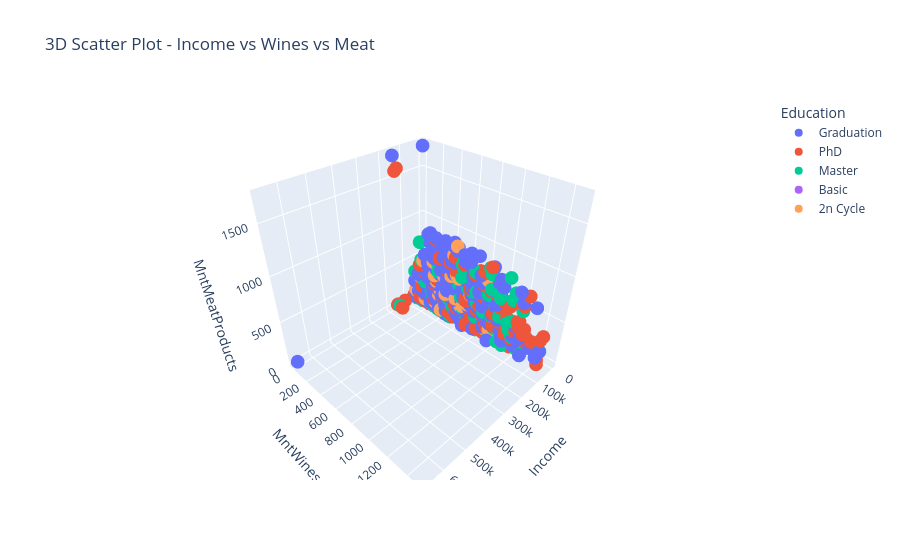

Notebook source saved alongside this figure:
### Code cell
fig = px.scatter_3d(
    df,
    x="Income",
    y="MntWines",
    z="MntMeatProducts",
    color="Education",
    title="3D Scatter Plot - Income vs Wines vs Meat"
)

fig.show()

### Figure 1 — Plotly figure (JSON) as saved in the notebook; plotly's stock layout.template omitted (floating-point values rounded to 4 significant figures; data arrays with more than 128 entries replaced by an {"elided": "..."} marker saying what was removed)
{"data": [{"hovertemplate": "Education=Graduation<br>Income=%{x}<br>MntWines=%{y}<br>MntMeatProducts=%{z}<extra></extra>", "legendgroup": "Graduation", "marker": {"color": "#636efa", "symbol": "circle"}, "mode": "markers", "name": "Graduation", "scene": "scene", "showlegend": true, "type": "scatter3d", "x": {"elided": "1127 float values"}, "y": {"elided": "1127 int values"}, "z": {"elided": "1127 int values"}}, {"hovertemplate": "Education=PhD<br>Income=%{x}<br>MntWines=%{y}<br>MntMeatProducts=%{z}<extra></extra>", "legendgroup": "PhD", "marker": {"color": "#EF553B", "symbol": "circle"}, "mode": "markers", "name": "PhD", "scene": "scene", "showlegend": true, "type": "scatter3d", "x": {"elided": "486 float values"}, "y": {"elided": "486 int values"}, "z": {"elided": "486 int values"}}, {"hovertemplate": "Education=Master<br>Income=%{x}<br>MntWines=%{y}<br>MntMeatProducts=%{z}<extra></extra>", "legendgroup": "Master", "marker": {"color": "#00cc96", "symbol": "circle"}, "mode": "markers", "name": "Master", "scene": "scene", "showlegend": true, "type": "scatter3d", "x": {"elided": "370 float values"}, "y": {"elided": "370 int values"}, "z": {"elided": "370 int values"}}, {"hovertemplate": "Education=Basic<br>Income=%{x}<br>MntWines=%{y}<br>MntMeatProducts=%{z}<extra></extra>", "legendgroup": "Basic", "marker": {"color": "#ab63fa", "symbol": "circle"}, "mode": "markers", "name": "Basic", "scene": "scene", "showlegend": true, "type": "scatter3d", "x": [7500.0, 24590.0, 9548.0, 28250.0, 24880.0, 24480.0, 27190.0, 24280.0, 30800.0, 18980.0, 25960.0, 21060.0, 13080.0, 17490.0, 20420.0, 26870.0, 25440.0, 14910.0, 15040.0, 22630.0, 16580.0, 14420.0, 23720.0, 15060.0, 8940.0, 25710.0, 7500.0, 27000.0, 18390.0, 24370.0, 17260.0, 22630.0, 13720.0, 24590.0, 15860.0, 9722.0, 18750.0, 23530.0, 28390.0, 16010.0, 28250.0, 20190.0, 24880.0, 34440.0, 22120.0, 22390.0, 14190.0, 20420.0, 16000.0, 15250.0, 26490.0, 25220.0, 16180.0, 14920.0], "y": [6, 1, 0, 1, 1, 4, 1, 16, 8, 2, 2, 1, 2, 0, 4, 0, 1, 7, 4, 2, 1, 0, 5, 6, 1, 1, 10, 7, 7, 2, 6, 2, 2, 1, 1, 6, 2, 9, 1, 3, 1, 0, 1, 228, 3, 0, 2, 4, 1, 1, 2, 4, 5, 3], "z": [11, 6, 3, 7, 10, 9, 7, 21, 5, 1, 11, 11, 7, 1, 5, 1, 3, 14, 11, 11, 4, 2, 15, 3, 3, 2, 18, 78, 13, 2, 14, 11, 5, 6, 4, 16, 11, 13, 3, 4, 7, 7, 10, 122, 24, 4, 11, 5, 2, 3, 10, 12, 16, 3]}, {"hovertemplate": "Education=2n Cycle<br>Income=%{x}<br>MntWines=%{y}<br>MntMeatProducts=%{z}<extra></extra>", "legendgroup": "2n Cycle", "marker": {"color": "#FFA15A", "symbol": "circle"}, "mode": "markers", "name": "2n Cycle", "scene": "scene", "showlegend": true, "type": "scatter3d", "x": {"elided": "203 float values"}, "y": {"elided": "203 int values"}, "z": {"elided": "203 int values"}}], "layout": {"legend": {"title": {"text": "Education"}, "tracegroupgap": 0}, "scene": {"domain": {"x": [0, 1], "y": [0, 1]}, "xaxis": {"title": {"text": "Income"}}, "yaxis": {"title": {"text": "MntWines"}}, "zaxis": {"title": {"text": "MntMeatProducts"}}}, "title": {"text": "3D Scatter Plot - Income vs Wines vs Meat"}}}
